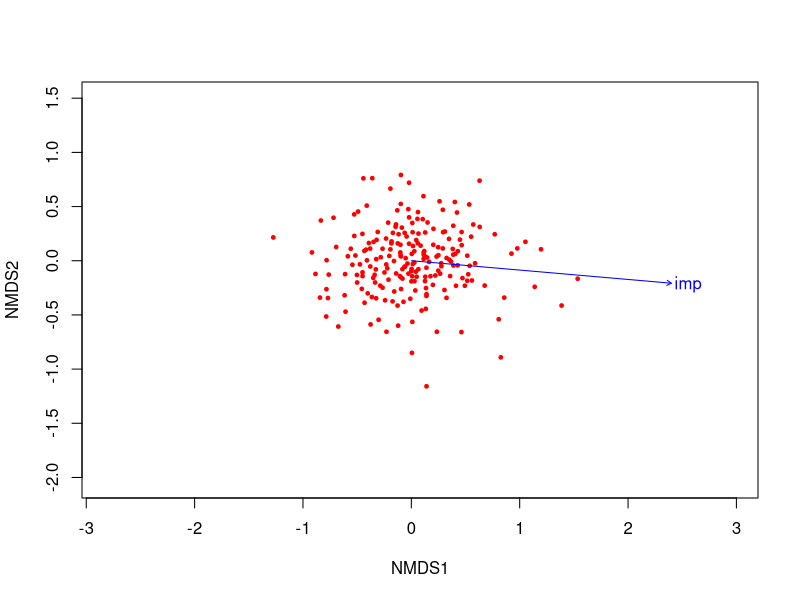

R code for this plot: (Note: this script raises an error after producing the figure.)
#--------------------------------------------------------------------------------*
# ---- SET-UP ----
#================================================================================*

# Load packages:

library(vegan)
library(reshape)

# Get data:

setwd('~/Community_analysis')

pc = read.csv('derived-data/pc_10_14.csv')
g = read.csv('derived-data/guilds.csv')
lc = read.csv('derived-data/pts_lc100.csv')

#--------------------------------------------------------------------------------*
# ---- PREPARE DATA FOR ANALYSIS ----
#================================================================================*

# For this run, I will use the max count per location across distance classes:

pc$counts = pc[,7]+pc[,8]+pc[,9]+pc[,10]+pc[,11]

# Prepare count frame

pc = pc[,-c(3:5,7:15)]

t = melt(pc, id = c('site','year','species'))

t2 = cast(t, site ~ species ~ variable,max)

t3 = data.frame(t2)

t3m = as.matrix(t3)

t3m[t3m == -Inf]<-0

t4 = data.frame(t3m)

colnames(t4) = gsub('.counts','',colnames(t4))

# One of the sites has never had a count, remove it:

t4$sums = rowSums(t4)

t4 = t4[t4$sums!=0,-56]

# Ensure all lc and pc files are covered (and vice-versa):

lc = unique(lc)

lc.sites = data.frame(lc[,1])
  colnames(lc.sites) = 'site'

t4$site = row.names(t4)

t5 = merge(t4, lc.sites, all = F)

pc.sites = data.frame(t5$site)
  names(pc.sites) = 'site'

pc = t5[,-1]

lc1 = merge(lc, pc.sites, all = F, incomparables = NA)

lc = lc1

#--------------------------------------------------------------------------------*
# ---- ORDINATION ----
#================================================================================*

mod1 = metaMDS(pc)
e1 = envfit(mod1~imp, data=lc)

plot(mod1, type ='n')
points(mod1, display = "sites", cex = 0.5, pch=19, col="red")
plot(e1)


lc$lc.li = lc$lc21+lc$lc22
lc$lc.hi = lc$lc23+lc$lc24


ord <- cca(pc ~ lc.li+lc.hi+lc.forest+lc.ag, data=lc)

ord2 <- cca(pc ~ imp+can, data=lc)

# Exploring output

plot(ord, type = "n")
points(ord, display = "sites", cex = 0.5, pch=19, col="red")
text(ord, display = "spec", cex=0.7, col="darkgreen")
ord.fit <- envfit(ord ~ lc.li+lc.hi+lc.forest+lc.ag, data=lc, perm=1000)
plot(ord.fit)

# Plot again, zooming on center region:
plot(ord, type = "n", xlim = c(-2,2),ylim = c(-2,2))
points(ord, display = "sites", cex = 0.5, pch=19, col="red")
text(ord, display = "spec", cex=0.7, col="darkgreen")
ord.fit <- envfit(ord ~ lc.li+lc.hi+lc.forest+lc.ag, data=lc, perm=1000)
plot(ord.fit)

# High intensity:
plot(ord, type = "n", xlim = c(0,2),ylim = c(0,2))
points(ord, display = "sites", cex = 0.5, pch=19, col="red")
text(ord, display = "spec", cex=0.7, col="darkgreen")

# Low intensity:
plot(ord, type = "n", xlim = c(0,2),ylim = c(-2,0))
points(ord, display = "sites", cex = 0.5, pch=19, col="red")
text(ord, display = "spec", cex=0.7, col="darkgreen")

# AG:
plot(ord, type = "n", xlim = c(-2,0),ylim = c(0,2))
points(ord, display = "sites", cex = 0.5, pch=19, col="red")
text(ord, display = "spec", cex=0.7, col="darkgreen")

# Forest:
plot(ord, type = "n", xlim = c(-2,0),ylim = c(-2,0))
points(ord, display = "sites", cex = 0.5, pch=19, col="red")
text(ord, display = "spec", cex=0.7, col="darkgreen")

# Output
anova(ord)

# Explained variance:

ord

#Ugh! Only 8%

# Partitioning:

ord.no.lc.hi = cca(pc ~ lc.li+lc.forest+lc.ag, data=lc)
ord.no.lc.hi
ord.only.lc.hi = cca(pc ~ lc.hi, data=lc)
ord.only.lc.hi

ord.no.lc.li = cca(pc ~ lc.hi+lc.forest+lc.ag, data=lc)
ord.no.lc.li
ord.only.lc.li = cca(pc ~ lc.li, data=lc)
ord.only.lc.li

ord.no.for = cca(pc ~ lc.hi+lc.li+lc.ag, data=lc)
ord.no.for
ord.only.for = cca(pc ~ lc.forest, data=lc)
ord.only.for

ord.no.ag = cca(pc ~ lc.hi+lc.li+lc.forest, data=lc)
ord.no.ag
ord.only.ag = cca(pc ~ lc.ag, data=lc)
ord.only.ag

# Ordination of imp and can only

ord2

plot(ord2, type = "n")
points(ord2, display = "sites", cex = 0.5, pch=19, col="red")
text(ord2, display = "spec", cex=0.7, col="darkgreen")
ord2.fit <- envfit(ord2 ~ imp+can, data=lc, perm=1000)
plot(ord2.fit)

# Upper left quadrant, high can, low imp:

plot(ord2, type = "n", xlim = c(-2,0),ylim = c(0,1.5))
points(ord2, display = "sites", cex = 0.5, pch=19, col="red")
text(ord2, display = "spec", cex=0.7, col="darkgreen")

# Lower left quadrant, low can, low imp:

plot(ord2, type = "n", xlim = c(-2,0),ylim = c(-1,0))
points(ord2, display = "sites", cex = 0.5, pch=19, col="red")
text(ord2, display = "spec", cex=0.7, col="darkgreen")

# Upper right quadrant, "high" can, high imp:

plot(ord2, type = "n", xlim = c(0,1),ylim = c(0,.5))
points(ord2, display = "sites", cex = 0.5, pch=19, col="red")
text(ord2, display = "spec", cex=0.7, col="darkgreen")

# Lower right quadrant, "high" can, high imp:

plot(ord2, type = "n", xlim = c(0,3),ylim = c(-1,0))
points(ord2, display = "sites", cex = 0.5, pch=19, col="red")
text(ord2, display = "spec", cex=0.7, col="darkgreen")

anova(ord2)

# Explained variance

ord2 # Ack! 0.0559!


ord2.imp <- cca(pc ~ imp, data=lc)

ord2.can <- cca(pc ~ can, data=lc)

#--------------------------------------------------------------------------------*
# ---- ORDINATION, GUILDS ----
#================================================================================*

pc = read.csv('derived-data/pc_10_14.csv')
g$species = tolower(g$species)

pcg = merge(pc,g, all = F)


#### Prepare count frame ----

# For this run, I will use the max count per location across distance classes:

pcg$counts = pcg[,7]+pcg[,8]+pcg[,9]+pcg[,10]+pcg[,11]

# Remove Bert Drake:

pcg = pcg[pcg$site!='DRAKBERMD1',]

# Separate by life history trait

pcg.troph = pcg
pcg.nest = pcg
pcg.migr = pcg

pcg$trophic = paste(pcg.troph$foraging, pcg.troph$trophic, sep='-')


trophic = aggregate(pcg$counts,by = list(pcg$site,pcg$year,pcg$trophic),sum)
  names(trophic) = c('site','year','guild','count')
nest = aggregate(pcg$counts,by = list(pcg$site,pcg$year,pcg$nest),sum)
names(nest) = c('site','year','guild','count')
mig = aggregate(pcg$counts,by = list(pcg$site,pcg$year,pcg$migratory),sum)
names(mig) = c('site','year','guild','count')


# Function to prepare count frames

prep.guild = function(life.history){
  t = melt(life.history, id = c('site','year','guild'))
  t2 = cast(t, site ~ guild,max)
  t3 = data.frame(t2)[,-1]
  t3m = as.matrix(t3)
  t3m[t3m == -Inf]<-0
  t4 = data.frame(t3m)
  t4$site = t2$site
  lc = unique(lc)
  lc.sites = data.frame(lc[,1])
  colnames(lc.sites) = 'site'
  t5 = merge(t4, lc.sites, all = F)
  pc.sites = data.frame(t2$site)
  names(pc.sites) = 'site'
  t5[,-1]
}

trophic = prep.guild(trophic)
nest = prep.guild(nest)
mig = prep.guild(mig)

ord.troph <- cca(trophic ~ lc.li+lc.hi+lc.forest+lc.ag, data=lc)
ord.nest <- cca(nest ~ lc.li+lc.hi+lc.forest+lc.ag, data=lc)
ord.mig <- cca(mig ~ lc.li+lc.hi+lc.forest+lc.ag, data=lc)

### 

# Exploring output

plot(ord.troph, type = "n",xlim = c(-1,1),ylim = c(-1,1))
ord.fit = envfit(ord ~ lc.li+lc.hi+lc.forest+lc.ag, data=lc, perm=1000)
plot(ord.fit, col =1)
text(ord.troph, display = "spec", cex=0.7, col="darkgreen")
text(ord.nest, display = "spec", cex=0.7, col="red")
text(ord.mig, display = "spec", cex=0.7, col="blue")

ord2.troph <- cca(trophic ~ imp + can, data=lc)
ord2.nest <- cca(nest ~ imp + can, data=lc)
ord2.mig <- cca(mig ~ imp + can, data=lc)

w = 2 # w stands for window

ord = cca(trophic)
plot(ord, type = "n",xlim = c(-w,w),ylim = c(-w,w))
ord.env = envfit(ord2 ~ imp + can, data=lc, perm=1000)
plot(ord.env, col =1)


head(lc)

urb = factor(ifelse(lc$imp < 5,'R',ifelse(lc$imp>60,'U','S')))
ordispider(ord, urb, col = 'blue')
points(ord, display = "sites", cex = 0.5, pch=19, col="red")

text(ord, display = "spec", cex=0.7, col="darkgreen")

text(ord2, display = "spec", cex=0.7, col="blue")
text(ord2.nest, display = "spec", cex=0.7, col="red")
text(ord2.mig, display = "spec", cex=0.7, col="blue")

# Explained variance:

ord.troph # .113
ord.nest # .1371
ord.mig # 0.039 --> very low, dropping

# Partitioning:

ord.troph.no.lc.hi = cca(trophic~ lc.li+lc.forest+lc.ag, data=lc)
ord.troph.no.lc.hi
ord.troph.no.lc.li = cca(trophic~ lc.hi+lc.forest+lc.ag, data=lc)
ord.troph.no.lc.li
ord.troph.no.forest = cca(trophic~ lc.hi+lc.li+lc.ag, data=lc)
ord.troph.no.forest
ord.troph.no.ag = cca(trophic~ lc.hi+lc.li+lc.forest, data=lc)
ord.troph.no.ag

ord.nest.no.lc.hi = cca(nest~ lc.li+lc.forest+lc.ag, data=lc)
ord.nest.no.lc.hi
ord.nest.no.lc.li = cca(nest~ lc.hi+lc.forest+lc.ag, data=lc)
ord.nest.no.lc.li
ord.nest.no.forest = cca(nest~ lc.hi+lc.li+lc.ag, data=lc)
ord.nest.no.forest
ord.nest.no.ag = cca(nest~ lc.hi+lc.li+lc.forest, data=lc)
ord.nest.no.ag

ord2.troph.no.imp = cca(trophic~ can, data=lc)
ord2.troph.no.can = cca(trophic~ imp, data=lc)

ord2.troph
ord2.troph.no.imp
ord2.troph.no.can

ord2.nest.no.imp = cca(nest~ can, data=lc)
ord2.nest.no.can = cca(nest~ imp, data=lc)
ord2.nest.no.imp
ord2.nest.no.can


plot(ord2.troph, type = "n",xlim = c(-.75,.75),ylim = c(-.75,.75))
ord2.fit = envfit(ord2 ~ imp + can, data=lc, perm=1000)
plot(ord2.fit, col =1)
text(ord2.troph, display = "spec", cex=0.7, col="darkgreen")
text(ord2.nest, display = "spec", cex=0.7, col="red")
